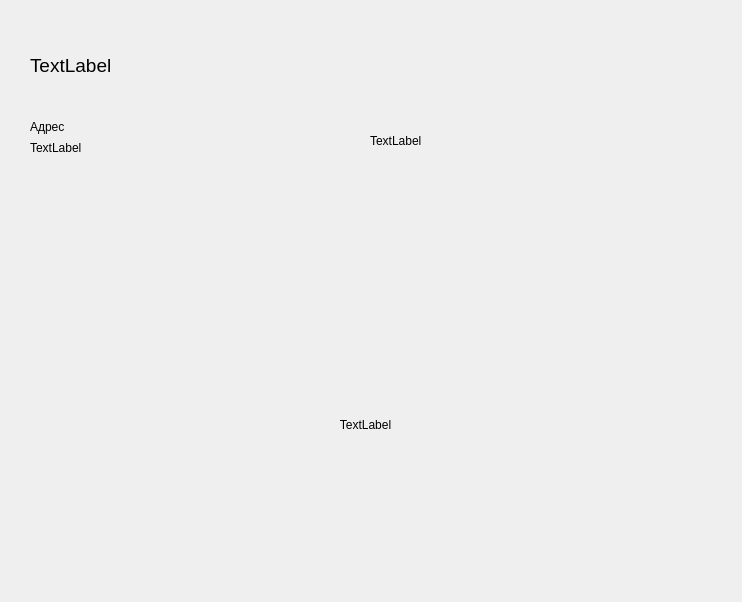
<?xml version="1.0" encoding="UTF-8"?>
<ui version="4.0">
 <class>Form</class>
 <widget class="QWidget" name="Form">
  <property name="geometry">
   <rect>
    <x>0</x>
    <y>0</y>
    <width>742</width>
    <height>602</height>
   </rect>
  </property>
  <property name="windowTitle">
   <string>Form</string>
  </property>
  <widget class="QLabel" name="label">
   <property name="geometry">
    <rect>
     <x>30</x>
     <y>20</y>
     <width>301</width>
     <height>91</height>
    </rect>
   </property>
   <property name="font">
    <font>
     <pointsize>14</pointsize>
    </font>
   </property>
   <property name="text">
    <string>TextLabel</string>
   </property>
  </widget>
  <widget class="QLabel" name="label_2">
   <property name="geometry">
    <rect>
     <x>30</x>
     <y>120</y>
     <width>54</width>
     <height>14</height>
    </rect>
   </property>
   <property name="text">
    <string>Адрес</string>
   </property>
  </widget>
  <widget class="QLabel" name="label_3">
   <property name="geometry">
    <rect>
     <x>30</x>
     <y>140</y>
     <width>321</width>
     <height>16</height>
    </rect>
   </property>
   <property name="text">
    <string>TextLabel</string>
   </property>
  </widget>
  <widget class="QLabel" name="label_4">
   <property name="geometry">
    <rect>
     <x>10</x>
     <y>270</y>
     <width>711</width>
     <height>311</height>
    </rect>
   </property>
   <property name="minimumSize">
    <size>
     <width>0</width>
     <height>0</height>
    </size>
   </property>
   <property name="maximumSize">
    <size>
     <width>3465345</width>
     <height>16777215</height>
    </size>
   </property>
   <property name="text">
    <string>&lt;html&gt;&lt;head/&gt;&lt;body&gt;&lt;p align=&quot;center&quot;&gt;TextLabel&lt;/p&gt;&lt;/body&gt;&lt;/html&gt;</string>
   </property>
   <property name="textFormat">
    <enum>Qt::AutoText</enum>
   </property>
   <property name="scaledContents">
    <bool>true</bool>
   </property>
  </widget>
  <widget class="QLabel" name="label_5">
   <property name="geometry">
    <rect>
     <x>370</x>
     <y>10</y>
     <width>321</width>
     <height>261</height>
    </rect>
   </property>
   <property name="text">
    <string>TextLabel</string>
   </property>
  </widget>
 </widget>
 <resources/>
 <connections/>
</ui>
